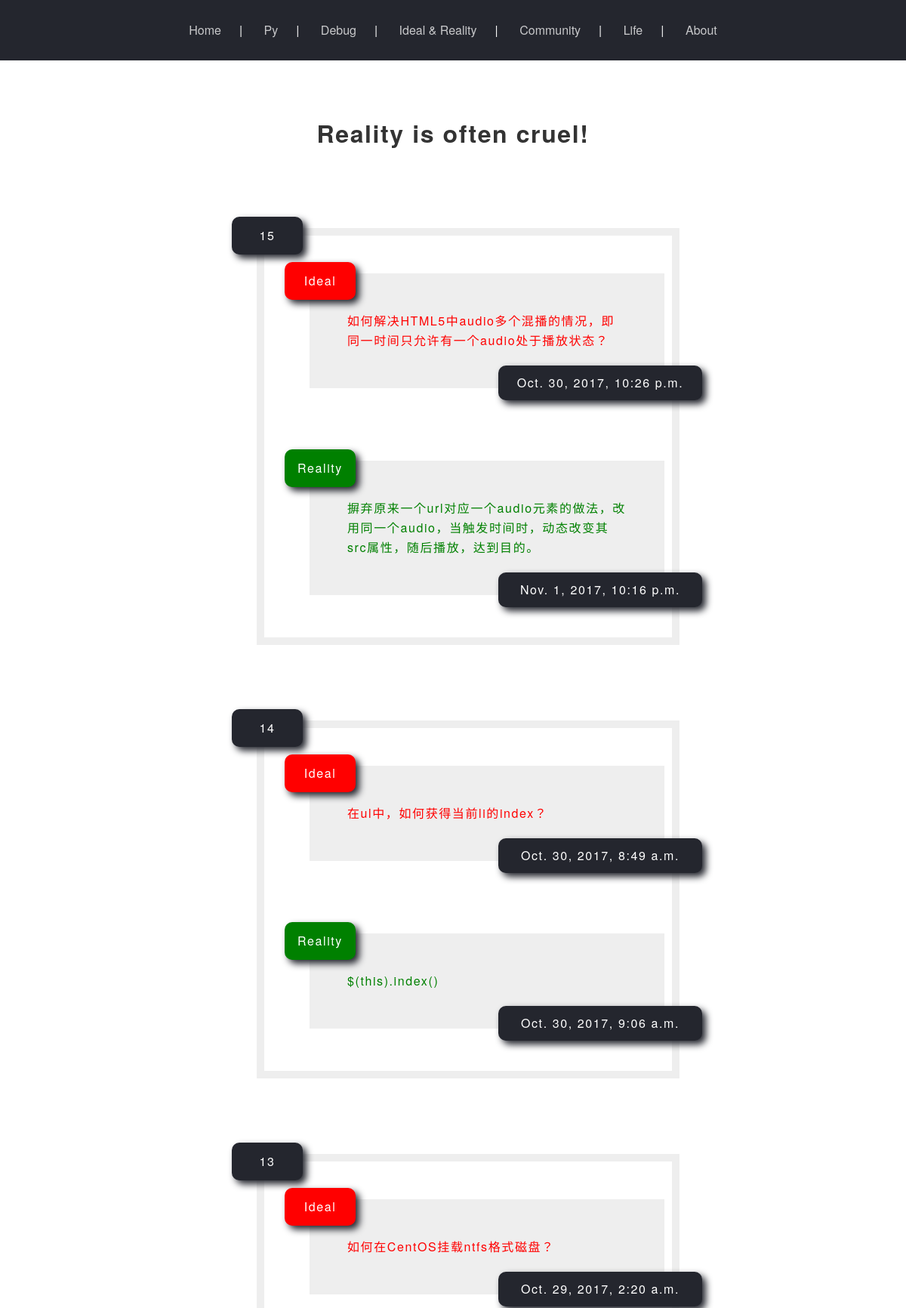
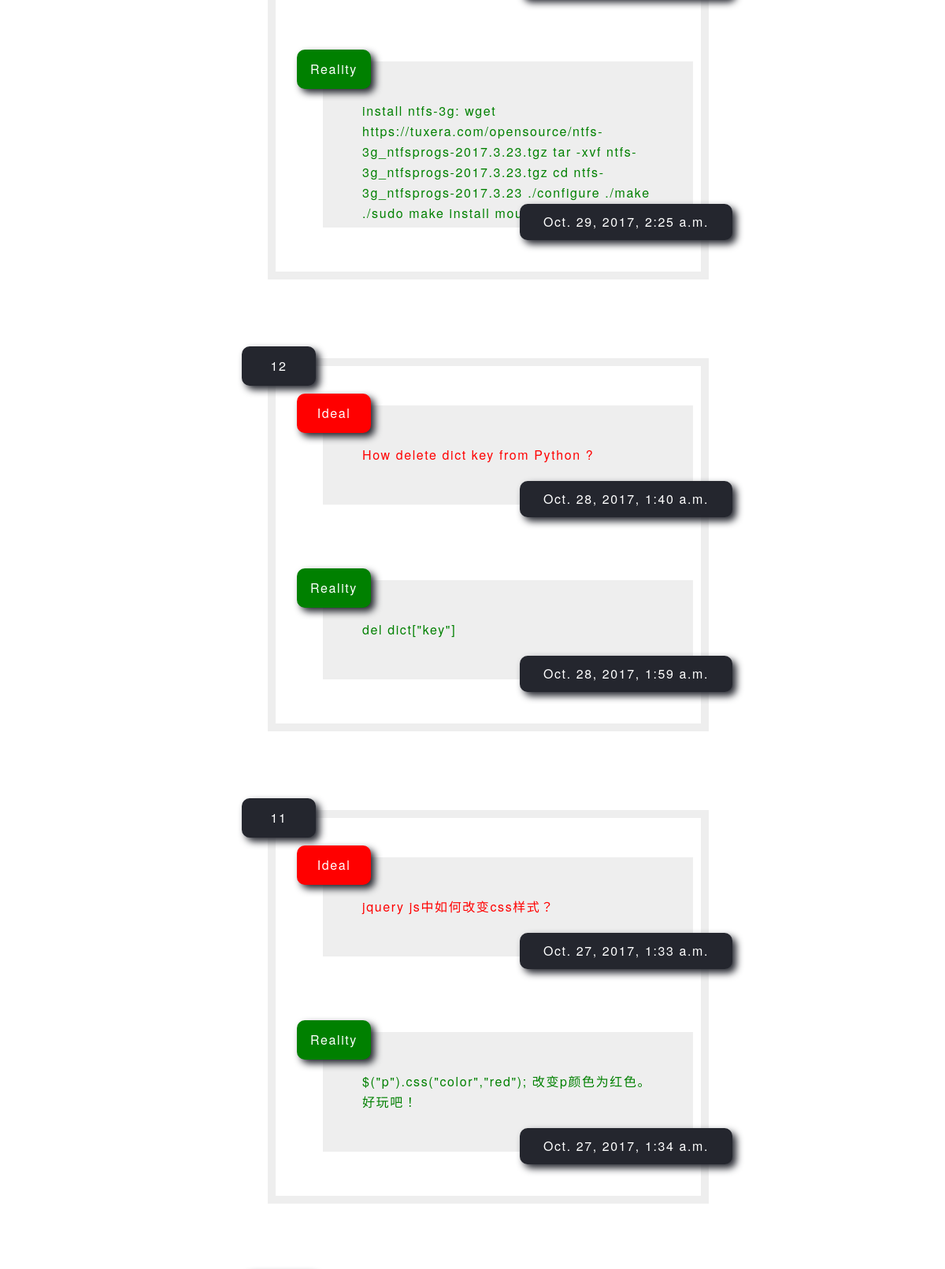
The page /ideal&reality/ (upper part) on the database its author committed (2 pictures, top to bottom).
### blog/models.py (models this page shows)
class Ideal_Reality(models.Model):
	ideal = models.TextField()
	ideal_timestamp = models.DateTimeField()
	reality = models.TextField(blank=True)
	reality_timestamp = models.DateTimeField(blank=True,null=True)

### blog/views.py (the view)
# urls.py: url(r'^ideal&reality/$',ideal_reality),
def ideal_reality(request):
	ideal_reality_list = Ideal_Reality.objects.order_by('-ideal_timestamp')#按时间戳排序
	return render_to_response('ideal_reality.html',{'ideal_reality_list' : ideal_reality_list})

### blog/templates/ideal_reality.html (shortened to what this page needs)
{% include 'head.html' %}
	<div id='main'>
		<div id='page'>
<h1 style='text-align:center;'>Reality is often cruel!</h1>
<ul>
{% for ideal_reality in ideal_reality_list %}
	<li>
		<div class='tip' style='background: #24262e;'>{{ forloop.revcounter }}</div>
		<ul class='log'>
			<li>
				<div class='tip'>Ideal</div>
				<div class='left'>{{ ideal_reality.ideal | safe }}</div>
				<div class='time' style='bottom:30px;'>{{ ideal_reality.ideal_timestamp }}</div>
			</li>
			<li>
				<div class='tip' style='background: green;'>Reality</div>
				<div class='right'>{{ ideal_reality.reality | safe }}</div>
				<div class='time' style='bottom: 30px;'>{{ ideal_reality.reality_timestamp }}</div>
			</li>
		</ul>
	</li>
{% endfor %}
</ul>
		</div>
	</div>
</body>

### static/css/style.css (style rules this page uses)
#main { max-width:1000px; margin:150px auto; letter-spacing: 0.1em; opacity: 1; animation:op 0.8s 1; transition:0.8s; }
#page { max-width:600px; margin:0 auto; transition:0.8s; }
#page ul { list-style-type:none; }
#page>ul>li { display:block; margin:50px auto; word-wrap:break-word; }

### static/css/log.css (style rules this page uses)
.log { padding: 0 10px 10px 60px; border: #eee 10px solid; }
.tip { width: 70px; text-align: center; position: relative; left: -33px; bottom: -35px; padding: 12px; background: red; border-radius: 10px; color: #fff; box-shadow: #24262e 5px 5px 10px; }
.left { padding: 50px; background: #eee; color: red; padding-top: 50px; max-height: 111px; overflow: hidden; transition: max-height 1s; }
.right { padding: 50px; background: #eee; color: green; padding-top: 50px; max-height: 111px; overflow: hidden; transition: max-height 1s; }
.time { text-align: center; width: 250px; color: #fff; padding: 10px; background: #24262e; border-radius: 10px; position: relative; right: -250px; bottom: -38px; box-shadow: #24262e 5px 5px 10px;i }

### rows shown on the page
Ideal_Reality: ideal "如何解决HTML5中audio多个混播的情况，即同一时间只允许有一个audio处于播放状态？", ideal_timestamp "Oct. 30, 2017, 10:26 p.m.", reality "摒弃原来一个url对应一个audio元素的做法，改用同一个audio，当触发时间时，动态改变其src属性，随后播放，达到目的。", reality_timestamp "Nov. 1, 2017, 10:16 p.m."
Ideal_Reality: ideal "在ul中，如何获得当前li的index？", ideal_timestamp "Oct. 30, 2017, 8:49 a.m.", reality "$(this).index()", reality_timestamp "Oct. 30, 2017, 9:06 a.m."
Ideal_Reality: ideal "如何在CentOS挂载ntfs格式磁盘？", ideal_timestamp "Oct. 29, 2017, 2:20 a.m.", reality "install ntfs-3g: wget https://tuxera.com/opensource/ntfs-3g_ntfsprogs-2017.3.23.tgz tar -xvf ntfs-3g_ntfsprogs-2017.3.23.tgz cd ntfs-3g_ntfsprogs-2017.3.23 ./configure ./make ./sudo make install mount:…", reality_timestamp "Oct. 29, 2017, 2:25 a.m."
Ideal_Reality: ideal "How delete dict key from Python ?", ideal_timestamp "Oct. 28, 2017, 1:40 a.m.", reality "del dict[\"key\"]", reality_timestamp "Oct. 28, 2017, 1:59 a.m."
Ideal_Reality: ideal "jquery js中如何改变css样式？", ideal_timestamp "Oct. 27, 2017, 1:33 a.m.", reality "$(\"p\").css(\"color\",\"red\"); 改变p颜色为红色。好玩吧！", reality_timestamp "Oct. 27, 2017, 1:34 a.m."
